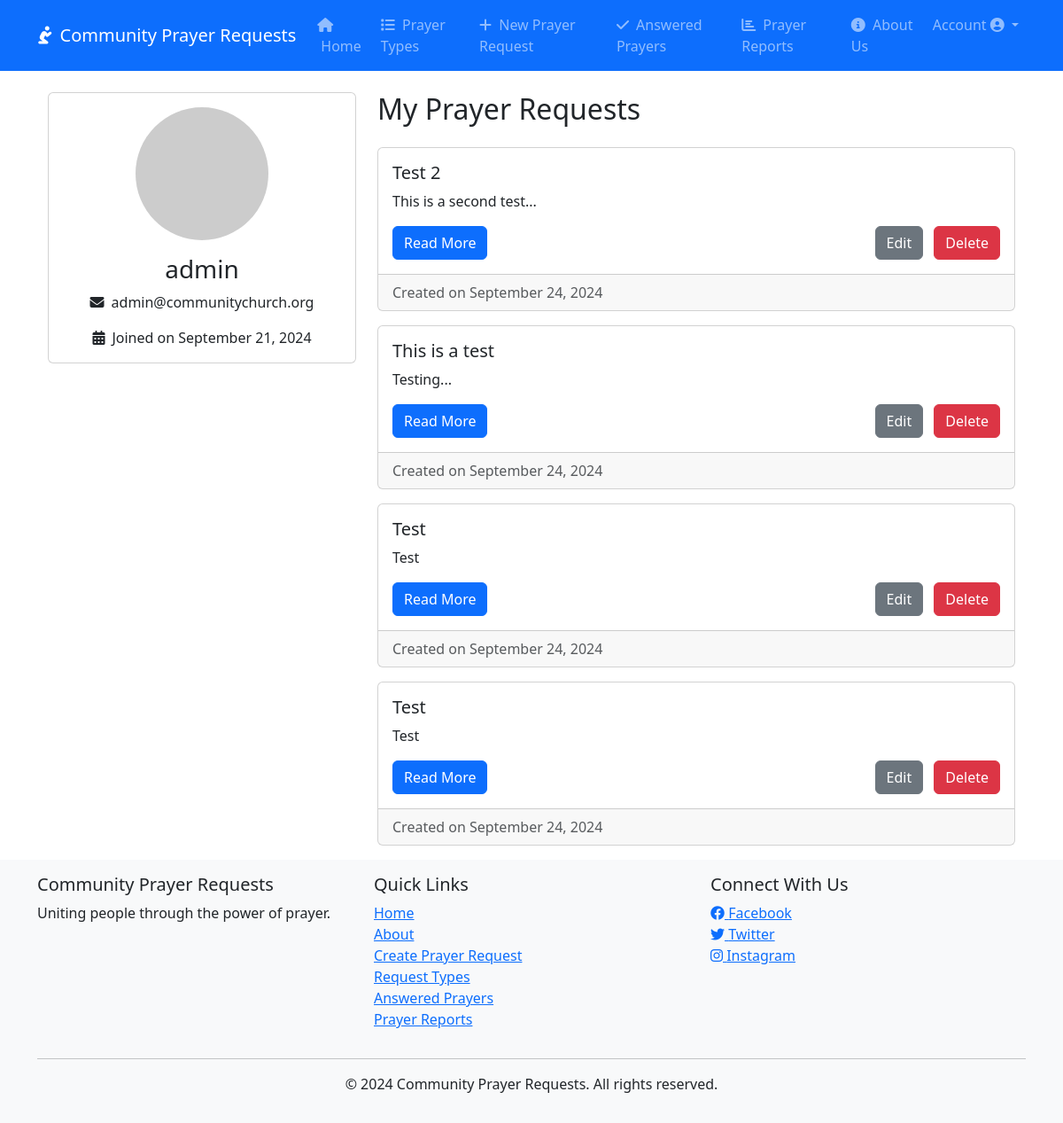
/profile/ (signed in), run on the app's committed database.
### prayer_requests/models.py (models this page shows, shortened)
class PrayerRequest(models.Model):
    PRAYER_TYPES = [
        ('UNSPOKEN', 'Unspoken Prayer Request'),
        ('VERBAL', 'Verbal Prayer Request'),
        ('HEALTH', 'Health-related Prayer Request'),
        ('FAMILY', 'Family-related Prayer Request'),
        ('GUIDANCE', 'Guidance Prayer Request'),
        ('PRAISE', 'Praise Report/Thanksgiving'),
        ('COMMUNITY', 'Community Prayer Request'),
        ('SPIRITUAL', 'Spiritual Growth'),
    ]
    title = models.CharField(max_length=200)
    description = models.TextField()
    created_by = models.ForeignKey(User, on_delete=models.CASCADE)
    created_at = models.DateTimeField(auto_now_add=True)
    updated_at = models.DateTimeField(auto_now=True)
    prayer_type = models.CharField(max_length=20, choices=PRAYER_TYPES, default='VERBAL')
    is_answered = models.BooleanField(default=False)
    answered_at = models.DateTimeField(null=True, blank=True)
    class Meta:
        ordering = ['-created_at']

### prayer_requests/views.py (the view)
# urls.py: path('profile/', views.profile, name='profile'),
@login_required
def profile(request):
    prayer_requests = PrayerRequest.objects.filter(created_by=request.user).order_by('-created_at')
    return render(request, 'prayer_requests/profile.html', {'prayer_requests': prayer_requests})

### prayer_requests/templates/prayer_requests/profile.html (shortened to what this page needs)
{% extends 'prayer_requests/base.html' %}
{% block content %}
<div class="container">
    <div class="row">
        <div class="col-md-4">
            <div class="card mb-4">
                <div class="card-body text-center">
                    <img src="https://via.placeholder.com/150" class="rounded-circle mb-3" alt="{{ user.username }}">
                    <h3 class="card-title">{{ user.username }}</h3>
                    <p class="card-text"><i class="fas fa-envelope me-2"></i>{{ user.email }}</p>
                    <p class="card-text"><i class="fas fa-calendar-alt me-2"></i>Joined on {{ user.date_joined|date:"F d, Y" }}</p>
                </div>
            </div>
        </div>
        <div class="col-md-8">
            <h2 class="mb-4">My Prayer Requests</h2>
            {% for request in prayer_requests %}
                <div class="card mb-3">
                    <div class="card-body">
                        <h5 class="card-title">{{ request.title }}</h5>
                        <p class="card-text">{{ request.description|truncatewords:20 }}</p>
                        <div class="d-flex justify-content-between">
                            <a href="{% url 'prayer_request_detail' request.pk %}" class="btn btn-primary">Read More</a>
                            {% if user == request.created_by or user.is_superuser %}
                                <div>
                                    <a href="{% url 'edit_prayer_request' request.pk %}" class="btn btn-secondary ms-auto">Edit</a>
                                    <button type="button" class="btn btn-danger ms-2" data-bs-toggle="modal" data-bs-target="#deleteModal{{ request.pk }}">
                                        Delete
                                    </button>
                                </div>
                            {% endif %}
                        </div>
                    </div>
                    <div class="card-footer text-muted">
                        Created on {{ request.created_at|date:"F d, Y" }}
                    </div>
                </div>
            {% empty %}
                <div class="alert alert-info" role="alert">
                    You haven't created any prayer requests yet. <a href="{% url 'create_prayer_request' %}" class="alert-link">Create one now</a>!
                </div>
            {% endfor %}
        </div>
    </div>
</div>
{% endblock %}

### prayer_requests/templates/prayer_requests/base.html (style rules this page uses)
body { display: flex; flex-direction: column; min-height: 100vh; }

### data on the page
PrayerRequest: title "Test 2", description "This is a second test...", created_at "September 24, 2024"
PrayerRequest: title "This is a test", description "Testing...", created_at "September 24, 2024"
PrayerRequest: title "Test", description "Test", created_at "September 24, 2024"
PrayerRequest: title "Test", description "Test", created_at "September 24, 2024"

### other printed values
{{ user.username }} "admin"
{{ user.email }} "admin@communitychurch.org"
{{ user.date_joined|date:"F d, Y" }} "September 21, 2024"
